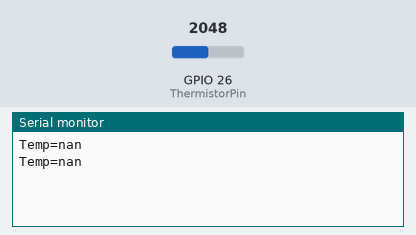
Bench run of a sketch on a simulated ESP32. Parts: the last lines printed to the serial monitor. Inputs (shaded band) come from the test bench; at power-on: GPIO 26 (ThermistorPin) = 2048.

Above: at 1.8 s.
1.9 s: GPIO 26 (ThermistorPin) set to 1052
At 2.8 s:
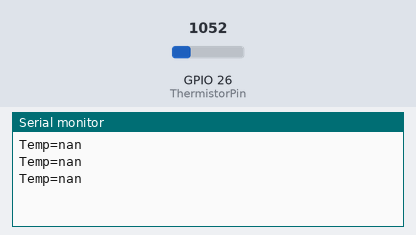
3.4 s: GPIO 26 (ThermistorPin) set to 953
At 4.8 s:
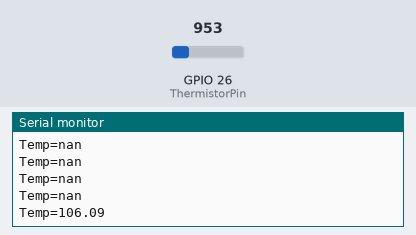

Measured:
- the behaviour switches between 1024 and 1023 on GPIO 26 (ThermistorPin) (found by bisection; images 1 and 2)
- after the input at 3.4 s, the serial monitor: prints a new line after 0.60 s (image 2)

The sketch:

test_temp.ino
```cpp
int ThermistorPin = 26;
int Vo;
float R1 = 10000;
float logR2, R2, T, Tc, Tf;
float c1 = 1.009249522e-03, c2 = 2.378405444e-04, c3 = 2.019202697e-07;

void setup()
{
  Serial.begin(115200);

}

void loop()
{
  Vo = analogRead(ThermistorPin);
  R2 = R1 * (1023.0 / (float)Vo - 1.0);
  logR2 = log(R2);
  T = (1.0 / (c1 + c2*logR2 + c3*logR2*logR2*logR2));
  Tc = (T - 273.15);
  Tf = (Tc * 9.0)/ 5.0 + 32.0;


  Serial.print("Temp=");
  Serial.print(Tc);
  Serial.println();
  delay(1000);
}
```
